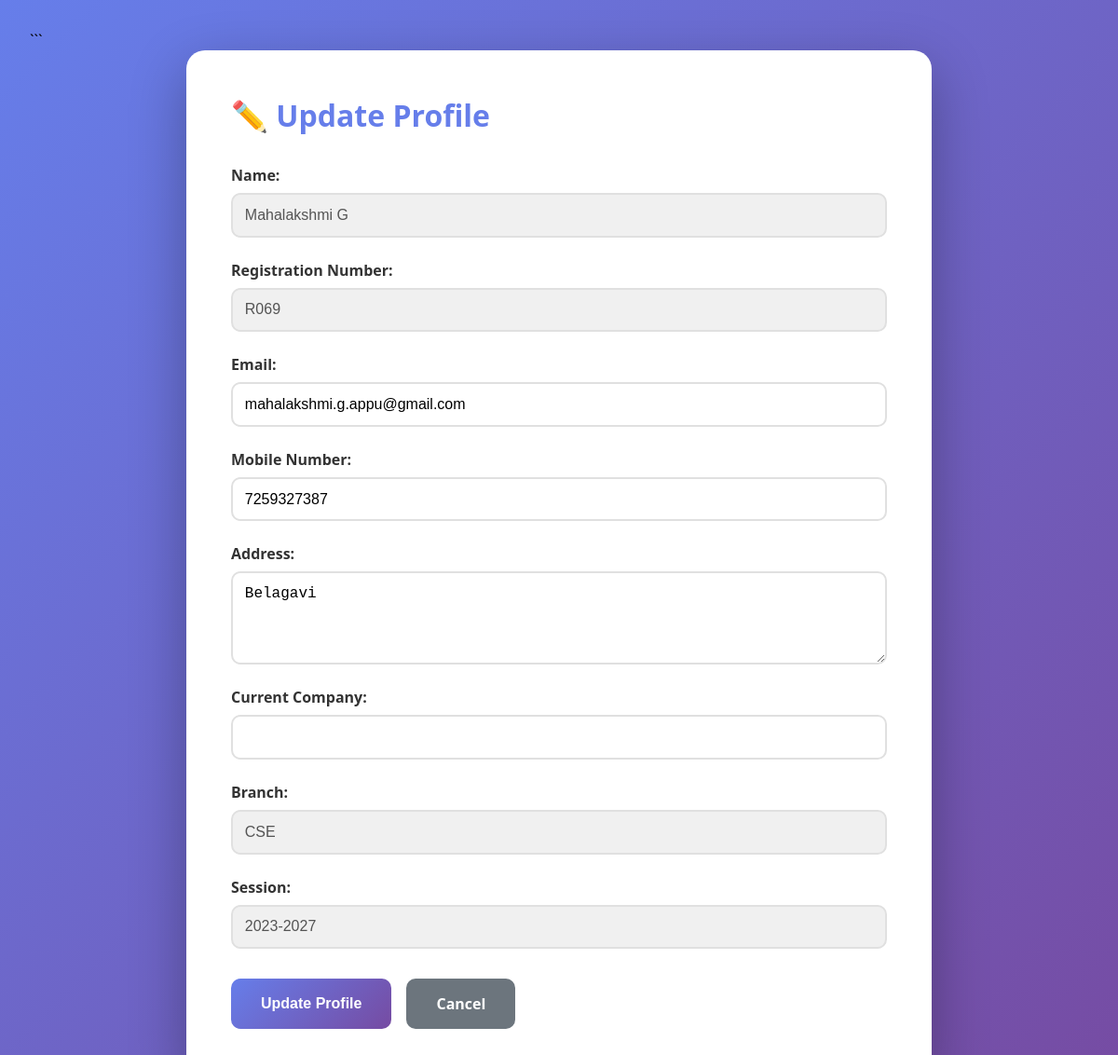
Screenshot of /alumni_update_profile.php (signed in) with the database file from the repository.
### tables this page shows
CREATE TABLE `alumniinfo` (
  `pi_name` varchar(100) NOT NULL,
  `pi_gender` varchar(20) NOT NULL,
  `pi_address` varchar(100) NOT NULL,
  `pi_email` varchar(100) NOT NULL,
  `pi_linkedin` varchar(255) DEFAULT NULL,
  `pi_instagram` varchar(255) DEFAULT NULL,
  `pi_whatsapp` varchar(20) DEFAULT NULL,
  `pi_facebook` varchar(255) DEFAULT NULL,
  `pi_twitter` varchar(255) DEFAULT NULL,
  `pi_github` varchar(255) DEFAULT NULL,
  `pi_portfolio` varchar(255) DEFAULT NULL,
  `pi_picture` longblob DEFAULT NULL,
  `pi_session` varchar(50) NOT NULL,
  `pi_branch` varchar(50) NOT NULL,
  `pi_yop` year(4) DEFAULT NULL,
  `pi_mobile` varchar(50) NOT NULL,
  `pi_company` varchar(50) NOT NULL,
  `pi_designation` varchar(100) DEFAULT NULL,
  `pi_register` varchar(100) NOT NULL,
  `show_contact` tinyint(1) DEFAULT 1 COMMENT 'Show contact info to students',
  `available_for_mentorship` tinyint(1) DEFAULT 1 COMMENT 'Available as mentor'
);

### alumni_update_profile.php (the view, shortened to what this page needs)
<?php
include_once 'db_config.php';
$pi_register = $_SESSION['pi_register'];
$query = "SELECT * FROM alumniinfo WHERE pi_register = '$pi_register'";
$result = mysqli_query($conn, $query);
$alumni = mysqli_fetch_assoc($result);
?>
<!DOCTYPE html>
<html lang="en">
<head>
</head>
<body>
    <div class="container">
        <h1>✏️ Update Profile</h1>
        <form method="POST" action="">
            <div class="form-group">
                <label>Name:</label>
                <input type="text" value="<?php echo $alumni['pi_name']; ?>" disabled>
            </div>
            <div class="form-group">
                <label>Registration Number:</label>
                <input type="text" value="<?php echo $alumni['pi_register']; ?>" disabled>
            </div>
            <div class="form-group">
                <label>Email:</label>
                <input type="email" name="email" value="<?php echo $alumni['pi_email']; ?>" required>
            </div>
            <div class="form-group">
                <label>Mobile Number:</label>
                <input type="text" name="mobile" value="<?php echo $alumni['pi_mobile']; ?>" pattern="[0-9]{10}" required>
            </div>
            <div class="form-group">
                <label>Address:</label>
                <textarea name="address" required><?php echo $alumni['pi_address']; ?></textarea>
            </div>
            <div class="form-group">
                <label>Current Company:</label>
                <input type="text" name="company" value="<?php echo $alumni['pi_company']; ?>">
            </div>
            <div class="form-group">
                <label>Branch:</label>
                <input type="text" value="<?php echo $alumni['pi_branch']; ?>" disabled>
            </div>
            <div class="form-group">
                <label>Session:</label>
                <input type="text" value="<?php echo $alumni['pi_session']; ?>" disabled>
            </div>
            <div class="btn-group">
                <button type="submit" class="btn btn-primary">Update Profile</button>
                <a href="alumni_home.php" class="btn btn-secondary">Cancel</a>
            </div>
        </form>
    </div>
</body>
</html>

### alumni_update_profile.php (style rules this page uses)
* { margin: 0; padding: 0; box-sizing: border-box; }
body { font-family: 'Segoe UI', Tahoma, Geneva, Verdana, sans-serif; background: linear-gradient(135deg, #667eea 0%, #764ba2 100%); min-height: 100vh; padding: 2rem; }
.container { max-width: 800px; margin: 0 auto; background: white; border-radius: 20px; padding: 3rem; box-shadow: 0 20px 60px rgba(0, 0, 0, 0.3); }
h1 { color: #667eea; margin-bottom: 2rem; }
.form-group { margin-bottom: 1.5rem; }
.form-group label { display: block; margin-bottom: 0.5rem; font-weight: 600; color: #333; }
.form-group input, .form-group textarea { width: 100%; padding: 0.8rem; border: 2px solid #e0e0e0; border-radius: 10px; font-size: 1rem; }
.form-group input:disabled { background: #f0f0f0; }
.form-group textarea { min-height: 100px; resize: vertical; }
.btn-group { display: flex; gap: 1rem; margin-top: 2rem; }
.btn { padding: 1rem 2rem; border: none; border-radius: 10px; font-size: 1rem; font-weight: 600; cursor: pointer; text-decoration: none; display: inline-block; }
.btn-primary { background: linear-gradient(135deg, #667eea 0%, #764ba2 100%); color: white; }
.btn-secondary { background: #6c757d; color: white; }

### rows the page displays
alumniinfo: pi_name "Mahalakshmi G", pi_register "R069", email "mahalakshmi.g.appu@gmail.com", mobile "7259327387", address "Belagavi", pi_branch "CSE", pi_session "2023-2027"
